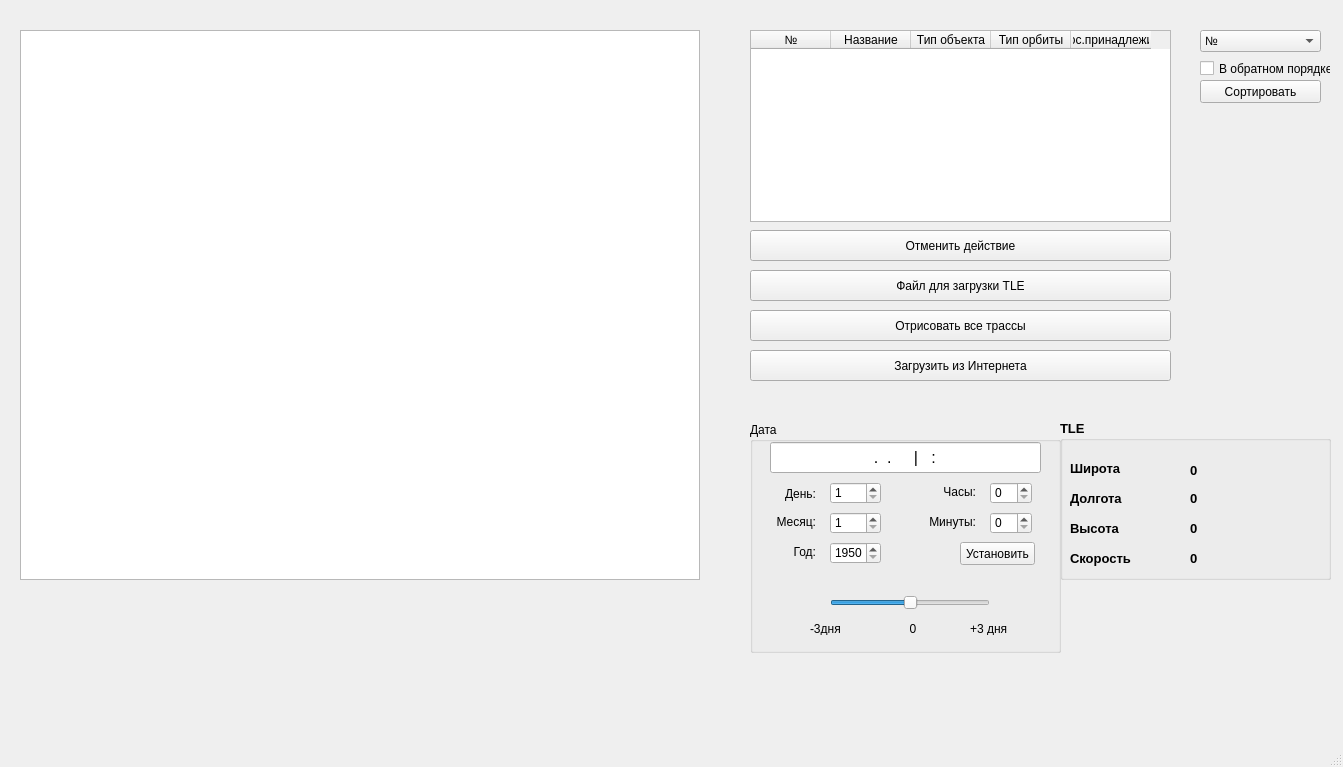
<?xml version="1.0" encoding="UTF-8"?>
<ui version="4.0">
 <class>MainWindow</class>
 <widget class="QMainWindow" name="MainWindow">
  <property name="geometry">
   <rect>
    <x>0</x>
    <y>0</y>
    <width>1343</width>
    <height>767</height>
   </rect>
  </property>
  <property name="windowTitle">
   <string>MainWindow</string>
  </property>
  <widget class="QWidget" name="centralWidget">
   <widget class="QTableWidget" name="informationTable">
    <property name="geometry">
     <rect>
      <x>750</x>
      <y>30</y>
      <width>421</width>
      <height>192</height>
     </rect>
    </property>
    <property name="rowCount">
     <number>0</number>
    </property>
    <attribute name="horizontalHeaderDefaultSectionSize">
     <number>80</number>
    </attribute>
    <column>
     <property name="text">
      <string>№</string>
     </property>
    </column>
    <column>
     <property name="text">
      <string>Название</string>
     </property>
    </column>
    <column>
     <property name="text">
      <string>Тип объекта</string>
     </property>
    </column>
    <column>
     <property name="text">
      <string>Тип орбиты</string>
     </property>
    </column>
    <column>
     <property name="text">
      <string>Гос.принадлежит</string>
     </property>
    </column>
   </widget>
   <widget class="QPushButton" name="buttonRevert">
    <property name="geometry">
     <rect>
      <x>750</x>
      <y>230</y>
      <width>421</width>
      <height>31</height>
     </rect>
    </property>
    <property name="text">
     <string>Отменить действие</string>
    </property>
   </widget>
   <widget class="QGroupBox" name="infoTLE">
    <property name="geometry">
     <rect>
      <x>1060</x>
      <y>420</y>
      <width>271</width>
      <height>160</height>
     </rect>
    </property>
    <property name="font">
     <font>
      <pointsize>10</pointsize>
      <weight>75</weight>
      <bold>true</bold>
     </font>
    </property>
    <property name="title">
     <string>TLE</string>
    </property>
    <widget class="QLabel" name="labelLatitude">
     <property name="geometry">
      <rect>
       <x>10</x>
       <y>40</y>
       <width>61</width>
       <height>16</height>
      </rect>
     </property>
     <property name="text">
      <string>Широта</string>
     </property>
    </widget>
    <widget class="QLabel" name="labelLongitude">
     <property name="geometry">
      <rect>
       <x>10</x>
       <y>70</y>
       <width>61</width>
       <height>16</height>
      </rect>
     </property>
     <property name="text">
      <string>Долгота</string>
     </property>
    </widget>
    <widget class="QLabel" name="labelAltitude">
     <property name="geometry">
      <rect>
       <x>10</x>
       <y>100</y>
       <width>61</width>
       <height>16</height>
      </rect>
     </property>
     <property name="text">
      <string>Высота</string>
     </property>
    </widget>
    <widget class="QLabel" name="labelVelocity">
     <property name="geometry">
      <rect>
       <x>10</x>
       <y>130</y>
       <width>71</width>
       <height>16</height>
      </rect>
     </property>
     <property name="text">
      <string>Скорость</string>
     </property>
    </widget>
    <widget class="QLabel" name="valueLatitude">
     <property name="geometry">
      <rect>
       <x>130</x>
       <y>40</y>
       <width>131</width>
       <height>20</height>
      </rect>
     </property>
     <property name="text">
      <string>0</string>
     </property>
    </widget>
    <widget class="QLabel" name="valueLongitude">
     <property name="geometry">
      <rect>
       <x>130</x>
       <y>70</y>
       <width>131</width>
       <height>16</height>
      </rect>
     </property>
     <property name="text">
      <string>0</string>
     </property>
    </widget>
    <widget class="QLabel" name="valueAltitude">
     <property name="geometry">
      <rect>
       <x>130</x>
       <y>100</y>
       <width>131</width>
       <height>16</height>
      </rect>
     </property>
     <property name="text">
      <string>0</string>
     </property>
    </widget>
    <widget class="QLabel" name="valueVelocity">
     <property name="geometry">
      <rect>
       <x>130</x>
       <y>130</y>
       <width>131</width>
       <height>16</height>
      </rect>
     </property>
     <property name="text">
      <string>0</string>
     </property>
    </widget>
   </widget>
   <widget class="QPushButton" name="fileSelect">
    <property name="geometry">
     <rect>
      <x>750</x>
      <y>270</y>
      <width>421</width>
      <height>31</height>
     </rect>
    </property>
    <property name="text">
     <string>Файл для загрузки TLE</string>
    </property>
   </widget>
   <widget class="MyGraphicsView" name="fieldDraw">
    <property name="geometry">
     <rect>
      <x>20</x>
      <y>30</y>
      <width>680</width>
      <height>550</height>
     </rect>
    </property>
   </widget>
   <widget class="QGroupBox" name="timeSrtup">
    <property name="geometry">
     <rect>
      <x>750</x>
      <y>422</y>
      <width>311</width>
      <height>231</height>
     </rect>
    </property>
    <property name="title">
     <string>Дата</string>
    </property>
    <widget class="QSpinBox" name="boxDay">
     <property name="geometry">
      <rect>
       <x>80</x>
       <y>60</y>
       <width>51</width>
       <height>22</height>
      </rect>
     </property>
     <property name="minimum">
      <number>1</number>
     </property>
     <property name="maximum">
      <number>31</number>
     </property>
    </widget>
    <widget class="QLineEdit" name="dateTime">
     <property name="geometry">
      <rect>
       <x>20</x>
       <y>20</y>
       <width>271</width>
       <height>31</height>
      </rect>
     </property>
     <property name="font">
      <font>
       <pointsize>12</pointsize>
      </font>
     </property>
     <property name="inputMask">
      <string>00.00.0000 | 00:00</string>
     </property>
     <property name="alignment">
      <set>Qt::AlignCenter</set>
     </property>
     <property name="dragEnabled">
      <bool>false</bool>
     </property>
     <property name="readOnly">
      <bool>true</bool>
     </property>
    </widget>
    <widget class="QSpinBox" name="boxMonth">
     <property name="geometry">
      <rect>
       <x>80</x>
       <y>90</y>
       <width>51</width>
       <height>22</height>
      </rect>
     </property>
     <property name="minimum">
      <number>1</number>
     </property>
     <property name="maximum">
      <number>12</number>
     </property>
    </widget>
    <widget class="QSpinBox" name="boxYear">
     <property name="geometry">
      <rect>
       <x>80</x>
       <y>120</y>
       <width>51</width>
       <height>22</height>
      </rect>
     </property>
     <property name="minimum">
      <number>1950</number>
     </property>
     <property name="maximum">
      <number>3000</number>
     </property>
    </widget>
    <widget class="QSpinBox" name="boxHour">
     <property name="geometry">
      <rect>
       <x>240</x>
       <y>60</y>
       <width>42</width>
       <height>22</height>
      </rect>
     </property>
     <property name="maximum">
      <number>23</number>
     </property>
    </widget>
    <widget class="QSpinBox" name="boxMinute">
     <property name="geometry">
      <rect>
       <x>240</x>
       <y>90</y>
       <width>42</width>
       <height>22</height>
      </rect>
     </property>
     <property name="maximum">
      <number>59</number>
     </property>
    </widget>
    <widget class="QPushButton" name="setupTime">
     <property name="geometry">
      <rect>
       <x>210</x>
       <y>120</y>
       <width>75</width>
       <height>23</height>
      </rect>
     </property>
     <property name="text">
      <string>Установить</string>
     </property>
    </widget>
    <widget class="QSlider" name="changeTime">
     <property name="geometry">
      <rect>
       <x>80</x>
       <y>170</y>
       <width>160</width>
       <height>22</height>
      </rect>
     </property>
     <property name="maximum">
      <number>144</number>
     </property>
     <property name="sliderPosition">
      <number>72</number>
     </property>
     <property name="tracking">
      <bool>true</bool>
     </property>
     <property name="orientation">
      <enum>Qt::Horizontal</enum>
     </property>
    </widget>
    <widget class="QLabel" name="labelminus3">
     <property name="geometry">
      <rect>
       <x>60</x>
       <y>200</y>
       <width>46</width>
       <height>13</height>
      </rect>
     </property>
     <property name="text">
      <string>-3дня</string>
     </property>
    </widget>
    <widget class="QLabel" name="labelplus3">
     <property name="geometry">
      <rect>
       <x>220</x>
       <y>200</y>
       <width>46</width>
       <height>13</height>
      </rect>
     </property>
     <property name="text">
      <string>+3 дня</string>
     </property>
    </widget>
    <widget class="QLabel" name="currentValue">
     <property name="geometry">
      <rect>
       <x>140</x>
       <y>200</y>
       <width>46</width>
       <height>13</height>
      </rect>
     </property>
     <property name="text">
      <string>0</string>
     </property>
     <property name="alignment">
      <set>Qt::AlignCenter</set>
     </property>
    </widget>
    <widget class="QLabel" name="labelDay">
     <property name="geometry">
      <rect>
       <x>20</x>
       <y>62</y>
       <width>46</width>
       <height>20</height>
      </rect>
     </property>
     <property name="font">
      <font>
       <pointsize>9</pointsize>
      </font>
     </property>
     <property name="text">
      <string>День:</string>
     </property>
     <property name="alignment">
      <set>Qt::AlignRight|Qt::AlignTrailing|Qt::AlignVCenter</set>
     </property>
    </widget>
    <widget class="QLabel" name="labelMonth">
     <property name="geometry">
      <rect>
       <x>20</x>
       <y>90</y>
       <width>46</width>
       <height>20</height>
      </rect>
     </property>
     <property name="font">
      <font>
       <pointsize>9</pointsize>
      </font>
     </property>
     <property name="text">
      <string>Месяц:</string>
     </property>
     <property name="alignment">
      <set>Qt::AlignRight|Qt::AlignTrailing|Qt::AlignVCenter</set>
     </property>
    </widget>
    <widget class="QLabel" name="labelYear">
     <property name="geometry">
      <rect>
       <x>20</x>
       <y>120</y>
       <width>46</width>
       <height>20</height>
      </rect>
     </property>
     <property name="font">
      <font>
       <pointsize>9</pointsize>
      </font>
     </property>
     <property name="text">
      <string>Год:</string>
     </property>
     <property name="alignment">
      <set>Qt::AlignRight|Qt::AlignTrailing|Qt::AlignVCenter</set>
     </property>
    </widget>
    <widget class="QLabel" name="labelHour">
     <property name="geometry">
      <rect>
       <x>180</x>
       <y>60</y>
       <width>46</width>
       <height>20</height>
      </rect>
     </property>
     <property name="font">
      <font>
       <pointsize>9</pointsize>
      </font>
     </property>
     <property name="text">
      <string>Часы:</string>
     </property>
     <property name="alignment">
      <set>Qt::AlignRight|Qt::AlignTrailing|Qt::AlignVCenter</set>
     </property>
    </widget>
    <widget class="QLabel" name="labelMinute">
     <property name="geometry">
      <rect>
       <x>180</x>
       <y>90</y>
       <width>46</width>
       <height>20</height>
      </rect>
     </property>
     <property name="font">
      <font>
       <pointsize>9</pointsize>
      </font>
     </property>
     <property name="text">
      <string>Минуты:</string>
     </property>
     <property name="alignment">
      <set>Qt::AlignRight|Qt::AlignTrailing|Qt::AlignVCenter</set>
     </property>
    </widget>
   </widget>
   <widget class="QComboBox" name="orderBox">
    <property name="geometry">
     <rect>
      <x>1200</x>
      <y>30</y>
      <width>121</width>
      <height>22</height>
     </rect>
    </property>
    <item>
     <property name="text">
      <string>№</string>
     </property>
    </item>
    <item>
     <property name="text">
      <string>Название</string>
     </property>
    </item>
    <item>
     <property name="text">
      <string>Тип объекта</string>
     </property>
    </item>
    <item>
     <property name="text">
      <string>Тип орбиты</string>
     </property>
    </item>
    <item>
     <property name="text">
      <string>Гос. принадлежность</string>
     </property>
    </item>
   </widget>
   <widget class="QPushButton" name="sortButton">
    <property name="geometry">
     <rect>
      <x>1200</x>
      <y>80</y>
      <width>121</width>
      <height>23</height>
     </rect>
    </property>
    <property name="text">
     <string>Сортировать</string>
    </property>
   </widget>
   <widget class="QCheckBox" name="orderBoxType">
    <property name="geometry">
     <rect>
      <x>1200</x>
      <y>60</y>
      <width>131</width>
      <height>17</height>
     </rect>
    </property>
    <property name="text">
     <string>В обратном порядке</string>
    </property>
   </widget>
   <widget class="QPushButton" name="drawButtonAllTrace">
    <property name="geometry">
     <rect>
      <x>750</x>
      <y>310</y>
      <width>421</width>
      <height>31</height>
     </rect>
    </property>
    <property name="text">
     <string>Отрисовать все трассы</string>
    </property>
   </widget>
   <widget class="QPushButton" name="loadButtonInternet">
    <property name="geometry">
     <rect>
      <x>750</x>
      <y>350</y>
      <width>421</width>
      <height>31</height>
     </rect>
    </property>
    <property name="text">
     <string>Загрузить из Интернета</string>
    </property>
   </widget>
  </widget>
  <widget class="QMenuBar" name="menuBar">
   <property name="geometry">
    <rect>
     <x>0</x>
     <y>0</y>
     <width>1343</width>
     <height>26</height>
    </rect>
   </property>
  </widget>
  <widget class="QStatusBar" name="statusBar"/>
 </widget>
 <layoutdefault spacing="6" margin="11"/>
 <customwidgets>
  <customwidget>
   <class>MyGraphicsView</class>
   <extends>QGraphicsView</extends>
   <header>graphicsview_2.h</header>
  </customwidget>
 </customwidgets>
 <resources/>
 <connections/>
</ui>
